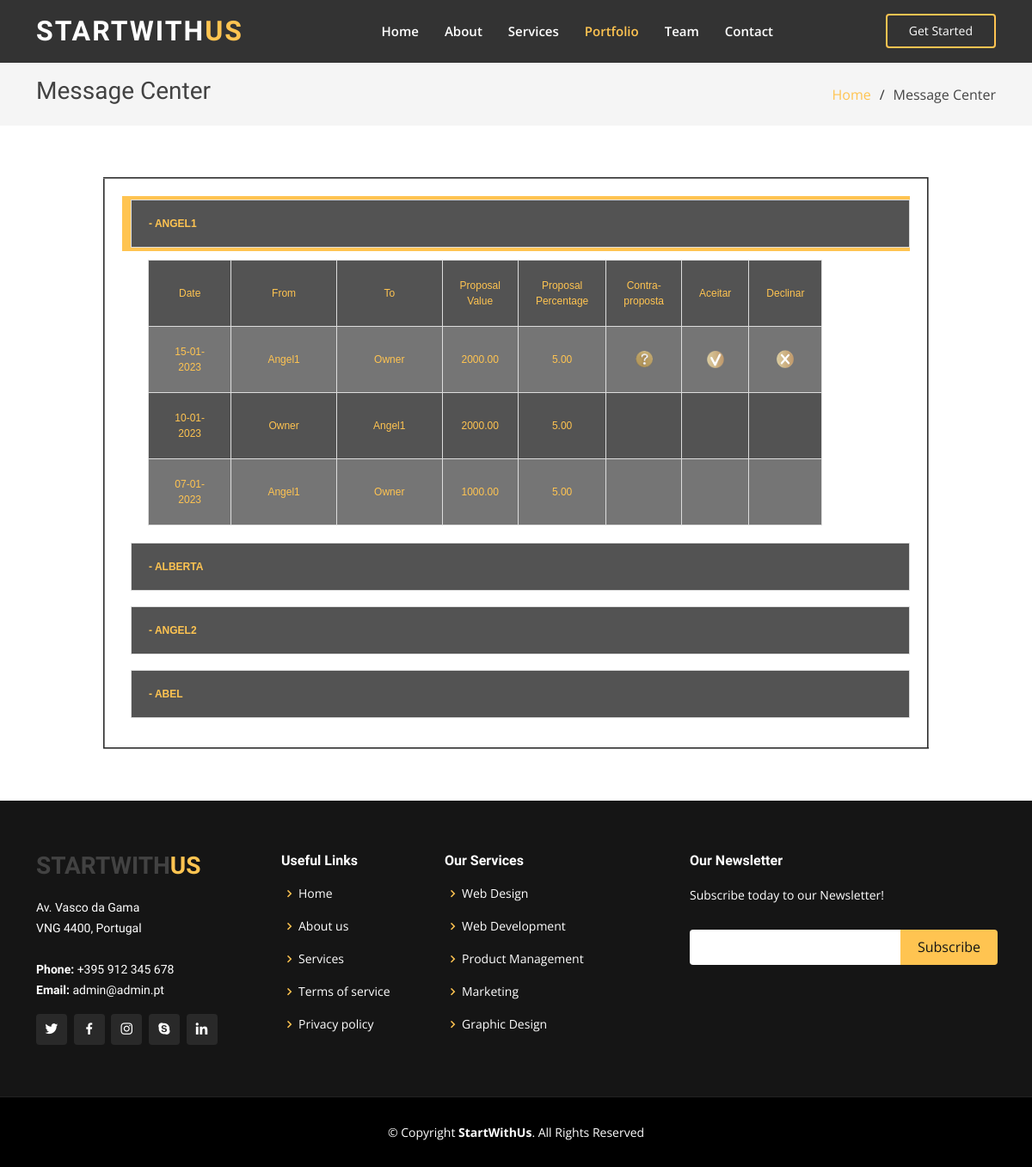
/centromensagens.php (signed in), run on the app's committed database.
### tables this page shows
CREATE TABLE Projects (
idProject INT NOT NULL AUTO_INCREMENT,
projectName TEXT NOT NULL,
idOwner INT NOT NULL,
initialDate DATE NOT NULL,
summaryDescription VARCHAR(255) NOT NULL,
extendedDescription TEXT NOT NULL,
raiseObjective DECIMAL(10,2) NOT NULL,
expertNeeds VARCHAR(255) NOT NULL,
PRIMARY KEY (idProject),
FOREIGN KEY (idOwner) REFERENCES Users(idUser)
);

CREATE TABLE Users (
idUser INT NOT NULL AUTO_INCREMENT,
idType INT(1) DEFAULT 1,
firstName varchar(50) DEFAULT NULL,
lastName varchar(50) DEFAULT NULL,
birthdayDate date DEFAULT NULL,
genre char(1) DEFAULT NULL,
email varchar(100) DEFAULT NULL,
token varchar(20) DEFAULT NULL,
emailValidation INT(1) DEFAULT 0,
password varchar(300) DEFAULT NULL,
dateCreated datetime DEFAULT NULL,
dateModified datetime DEFAULT NULL,
status INT(1) NOT NULL DEFAULT 0,
nif VARCHAR(255) NOT NULL,
PRIMARY KEY (idUser)
);

CREATE TABLE Messages (
id INT NOT NULL AUTO_INCREMENT,
idProject INT NOT NULL,
idAction int Not NULL,
idSender INT NOT NULL,
idReceiver INT NOT NULL,
sendDate DATE NOT NULL,
mFlag bool,
proposalValue DECIMAL(10,2) NOT NULL,
proposalPercentage DECIMAL(5,2) NOT NULL,
counterProposalValue DECIMAL(10,2) NOT NULL,
counterProposalPercentage DECIMAL(5,2) NOT NULL,
Accept TINYINT(1) NOT NULL,
PaymentConfirmed TINYINT(1) NOT NULL,
PRIMARY KEY (id),
FOREIGN KEY (idProject) REFERENCES Projects(idProject),
FOREIGN KEY (idSender) REFERENCES Users(idUser),
FOREIGN KEY (idReceiver) REFERENCES Users(idUser)
);

### centromensagens.php (the view, shortened to what this page needs)
<?php
include ("connect.php");
?>
<!DOCTYPE html>
<html lang="en">
<head>
  <link href="assets/vendor/aos/aos.css" rel="stylesheet">
  <link href="assets/vendor/bootstrap/css/bootstrap.min.css" rel="stylesheet">
  <link href="assets/vendor/bootstrap-icons/bootstrap-icons.css" rel="stylesheet">
  <link href="assets/vendor/boxicons/css/boxicons.min.css" rel="stylesheet">
  <link href="assets/vendor/glightbox/css/glightbox.min.css" rel="stylesheet">
  <link href="assets/vendor/remixicon/remixicon.css" rel="stylesheet">
  <link href="assets/vendor/swiper/swiper-bundle.min.css" rel="stylesheet">
  <link href="assets/css/style.css" rel="stylesheet">
</head>
<body>
  <header id="header" class="fixed-top header-inner-pages">
    <div class="container d-flex align-items-center justify-content-lg-between">
      <h1 class="logo me-auto me-lg-0"><a href="index.php">StartWith<span>Us</span></a></h1>
      <nav id="navbar" class="navbar order-last order-lg-0">
        <ul>
          <li><a class="nav-link scrollto" href="index.php">Home</a></li>
          <li><a class="nav-link scrollto" href="index.php#about">About</a></li>
          <li><a class="nav-link scrollto" href="index.php#services">Services</a></li>
          <li><a class="nav-link scrollto active " href="index.php#portfolio">Portfolio</a></li>
          <li><a class="nav-link scrollto" href="index.php#team">Team</a></li>
          <li><a class="nav-link scrollto" href="index.php#contact">Contact</a></li>
        </ul>
      </nav>
      <a href="#about" class="get-started-btn scrollto">Get Started</a>
    </div>
  </header>
  <main id="main">
    <section id="breadcrumbs" class="breadcrumbs">
      <div class="container">
        <div class="d-flex justify-content-between align-items-center">
          <h2>Message Center</h2>
          <ol>
            <li><a href="index.php">Home</a></li>
            <li>Message Center</li>
          </ol>
        </div>
      </div>
    </section>
    <section id="centro_mensagens" class="centro_mensagens">
												<div class="arrowlistmenu">
                        <table  width="80%" align="center" border="2" bordercoler="#ffc451" cellspacing="0" cellpadding="2">
								      	<tr>
										    <td >
													<?php
                          $idUser = '4';
														$arrayUnique =  mysqli_query($conn, "SELECT Distinct idProject, idAction FROM messages WHERE (idSender = $idUser or idReceiver = $idUser)");
														while ($arrUnique = mysqli_fetch_array($arrayUnique))
														 {
                              $projectsRows =  mysqli_query($conn, "SELECT Distinct idOwner, projectName FROM Projects WHERE idProject = $arrUnique[0]");
                              $projectRow = mysqli_fetch_assoc($projectsRows);
                              $array = mysqli_query($conn, "SELECT * FROM messages WHERE idAction = $arrUnique[1] LIMIT 1");
                              $arr = mysqli_fetch_assoc($array);
                              if($arr["idSender"] == $projectRow["idOwner"])
                              {
                                $angelID = $arr["idReceiver"];
                              }
                              else{
                                $angelID = $arr["idSender"];
                              }
                              $userRows =  mysqli_query($conn, "SELECT Distinct firstName FROM Users WHERE idUser = $angelID");
                              $userRow = mysqli_fetch_assoc($userRows);
                               if($idUser!= $projectRow["idOwner"])
                               {
                                 $tituloConj = $projectRow["projectName"];
                               }else
                               {
                                 $tituloConj = $projectRow["projectName"]." - ".$userRow["firstName"];
                               }
												 ?>
														 	 <h3 class="MenuWorkList expandable [0]">
															 		<table width="100%">
																		<tr>
																			<td  width="100%" bgcolor="#535353" Style="Color:#ffc451; text-align:left">
																				<b><?php echo $tituloConj; ?> </b>
																			</td>
																		</tr>
																	</table>
															 </h3>
															  <ul class="categoryitems">
                                      <table style="margin-left: 30px; margin-bottom: 20px; width: 90%; border: 0; float: left;">
																			<tr>
                                          <td bgcolor="#535353" Style="Color: #ffc451" align="center" width="15%"> Date</td>
																					<td bgcolor="#535353" Style="Color: #ffc451" align="center" width="20%"> From</td>
																					<td bgcolor="#535353" Style="Color: #ffc451" align="center" width="20%"> To </td>
                                          <td bgcolor="#535353" Style="Color: #ffc451" align="center" width="10%"> Proposal Value</td>
                                          <td bgcolor="#535353" Style="Color: #ffc451" align="center" width="10%"> Proposal Percentage </td>
                                          <td bgcolor="#535353" Style="Color: #ffc451" align="center" width="5%"> Contra-proposta </td>
                                          <td bgcolor="#535353" Style="Color: #ffc451" align="center" width="5%"> Aceitar </td>
                                          <td bgcolor="#535353" Style="Color: #ffc451" align="center" width="5%" > Declinar</td>
                                          <td Style="border:0"></td>
																				</tr>
																		<?php
																			$array_det=mysqli_query($conn, "SELECT * FROM messages WHERE idAction = $arrUnique[1] order by sendDate DESC");
                                      $contador = 0;
                                      $cor = '#757575';
                                      $dataMaisRecente = true;
																			while ($arr_det  = mysqli_fetch_array($array_det))
																			 {
																					 $contador = $contador +1 ;
																					if($contador % 2 == 0)
                                            $cor = '#535353';
																					else
																						 $cor = '#757575';
																			?>
																				 <tr>
                                            <?php
                                            if($projectRow["idOwner"] != $arr_det["idSender"])
                                            {
                                              $from = $userRow["firstName"];
                                              $to = "Owner";
                                              $proposalV = $arr_det["proposalValue"];
                                              $proposalP = $arr_det["proposalPercentage"];
                                            }else{
                                              $from = "Owner";
                                              $to = $userRow["firstName"];
                                              $proposalV = $arr_det["counterProposalValue"];
                                              $proposalP = $arr_det["counterProposalPercentage"];
                                            }
                                            $msgdate = date('d-m-Y', strtotime($arr_det["sendDate"]));
                                            ?>
                                            <td class="texto_pequeno" Style="Color: #ffc451" bgcolor="<?php echo $cor ?>" ><?php echo $msgdate ?></td>
                                            <td class="texto_pequeno" Style="Color: #ffc451" bgcolor="<?php echo $cor ?>" ><?php echo $from ?></td>
																						<td class="texto_pequeno" Style="Color: #ffc451" bgcolor="<?php echo $cor ?>" ><?php echo $to ?></td>
                                            <td class="texto_pequeno" Style="Color: #ffc451" bgcolor="<?php echo $cor ?>" ><?php echo $proposalV ?></td>
																						<td class="texto_pequeno" Style="Color: #ffc451" bgcolor="<?php echo $cor ?>" ><?php echo $proposalP ?></td>
                                            <?php
                                            if($dataMaisRecente)
                                            {
                                              ?>
	                                          <td align="center"  bgcolor="<?php echo $cor ?>">
																								<a title="Contra-proposta" onClick="contraProposta(<?php echo "'".$user."'" ?>, <?php echo "'".$ano."'" ?>, <?php echo "'".$mes."'" ?>,<?php echo "'".$r_horas_1[19]."'" ?>)" >
                                                <a href="contraProposta.php?id=<?php echo $arr_det[0]  ?>" rel="ajaxpanel" id="MySlideBar">
																								<img align="middle" src="assets/img/question.png" width="20" border="0" alt="Excluir do Mapa mensal" title="Excluir do Mapa mensal"/>
																								</a>
																							</td>
                                              <td align="center"  bgcolor="<?php echo $cor ?>">
                                                <a title="Aprova" onClick="aprovaProposta(<?php echo "'".$user."'" ?>, <?php echo "'".$ano."'" ?>, <?php echo "'".$mes."'" ?>,<?php echo "'".$r_horas_1[19]."'" ?>)" >
																									<img align="middle" src="assets/img/approve.png" width="20" border="0" alt="Alterar" title="Alterar"/>
																								</a>
																							</td>
                                              <td align="center"  bgcolor="<?php echo $cor ?>">
																								<a title="Rejeitar" onClick="declina(<?php echo "'".$user."'" ?>, <?php echo "'".$ano."'" ?>, <?php echo "'".$mes."'" ?>,<?php echo "'".$r_horas_1[19]."'" ?>)" >
																								<img align="middle" src="assets/img/reject.png" width="20" border="0" alt="Excluir do Mapa mensal" title="Excluir do Mapa mensal"/>
																								</a>
																							</td>
                                              <?php
                                              $dataMaisRecente = false;
                                            }
                                            else
                                            {
                                              ?>
                                              <td class="texto_pequeno" Style="Color: #ffc451" bgcolor="<?php echo $cor ?>" ></td>
                                              <td class="texto_pequeno" Style="Color: #ffc451" bgcolor="<?php echo $cor ?>" ></td>
                                              <td class="texto_pequeno" Style="Color: #ffc451" bgcolor="<?php echo $cor ?>" ></td>
                                            <?php
                                            }
                                              ?>
																						</TR>
																		<?php
																		    }
																		?>
																		</table>
																	  </ul>
												<?php }	?>
                        </td>
                   </tr>
                   </table>
												</div>
    </section>
  </main>
  <footer id="footer">
    <div class="footer-top">
      <div class="container">
        <div class="row">
          <div class="col-lg-3 col-md-6">
            <div class="footer-info">
              <h3>StartWith<span>Us</span></h3>
              <p>
                Av. Vasco da Gama <br>
                VNG 4400, Portugal<br><br>
                <strong>Phone:</strong> +395 912 345 678<br>
                <strong>Email:</strong> admin@admin.pt<br>
              </p>
              <div class="social-links mt-3">
                <a href="#" class="twitter"><i class="bx bxl-twitter"></i></a>
                <a href="#" class="facebook"><i class="bx bxl-facebook"></i></a>
                <a href="#" class="instagram"><i class="bx bxl-instagram"></i></a>
                <a href="#" class="google-plus"><i class="bx bxl-skype"></i></a>
                <a href="#" class="linkedin"><i class="bx bxl-linkedin"></i></a>
              </div>
            </div>
          </div>
          <div class="col-lg-2 col-md-6 footer-links">
            <h4>Useful Links</h4>
            <ul>
              <li><i class="bx bx-chevron-right"></i> <a href="#">Home</a></li>
              <li><i class="bx bx-chevron-right"></i> <a href="#">About us</a></li>
              <li><i class="bx bx-chevron-right"></i> <a href="#">Services</a></li>
              <li><i class="bx bx-chevron-right"></i> <a href="#">Terms of service</a></li>
              <li><i class="bx bx-chevron-right"></i> <a href="politicadeinformacao.php">Privacy policy</a></li>
            </ul>
          </div>
          <div class="col-lg-3 col-md-6 footer-links">
            <h4>Our Services</h4>
            <ul>
              <li><i class="bx bx-chevron-right"></i> <a href="#">Web Design</a></li>
              <li><i class="bx bx-chevron-right"></i> <a href="#">Web Development</a></li>
              <li><i class="bx bx-chevron-right"></i> <a href="#">Product Management</a></li>
              <li><i class="bx bx-chevron-right"></i> <a href="#">Marketing</a></li>
              <li><i class="bx bx-chevron-right"></i> <a href="#">Graphic Design</a></li>
            </ul>
          </div>
          <div class="col-lg-4 col-md-6 footer-newsletter">
            <h4>Our Newsletter</h4>
            <p>Subscribe today to our Newsletter!</p>
            <form action="" method="post">
              <input type="email" name="email"><input type="submit" value="Subscribe">
            </form>
          </div>
        </div>
      </div>
    </div>
    <div class="container">
      <div class="copyright">
        &copy; Copyright <strong><span>StartWithUs</span></strong>. All Rights Reserved
      </div>
    </div>
  </footer>
</body>
</html>

### data on the page
projects: projectName.firstName "- ANGEL1", projectName.firstName "- ALBERTA", projectName.firstName "- ANGEL2", projectName.firstName "- ABEL"
messages: sendDate "15-01-2023", idSender.firstName "Angel1", to "Owner", proposalValue "2000.00", proposalPercentage "5.00"
messages: sendDate "10-01-2023", from "Owner", idReceiver.firstName "Angel1", counterProposalValue "2000.00", counterProposalPercentage "5.00"
messages: sendDate "07-01-2023", idSender.firstName "Angel1", to "Owner", proposalValue "1000.00", proposalPercentage "5.00"
